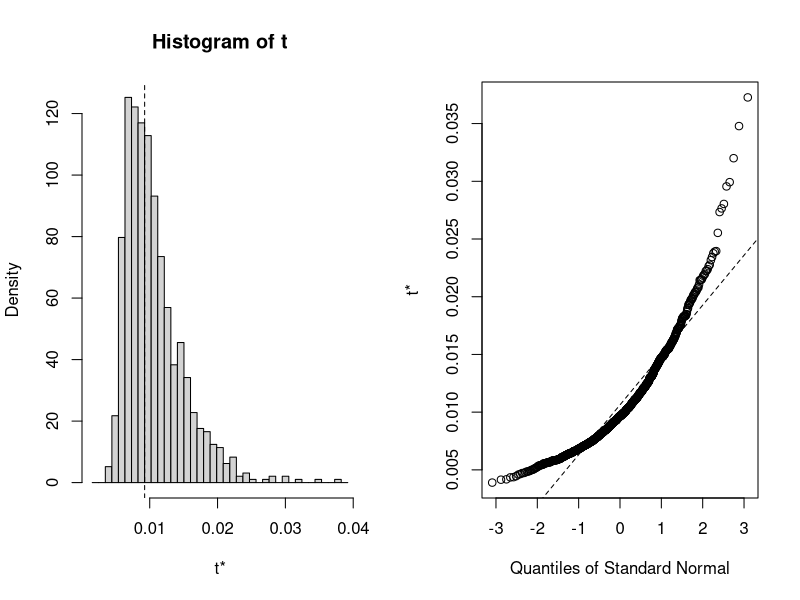

Here is the R script that generated this plot:
## ---- chunk 1
rm(list = ls())
## ---- chunk 2
library(boot)

# MLE for hazard rate of exponential distributed data
mle <- function(data, i) {
  return(length(data[i])/sum(data[i]))
}

# bootstrapping with 1000 replications
results <- boot(data=aircondit$hours, statistic = mle, R=1000)

# view results
results
plot(results)

# get 95% confidence interval
boot.ci(results, type=c("bca", "norm", "perc"))
